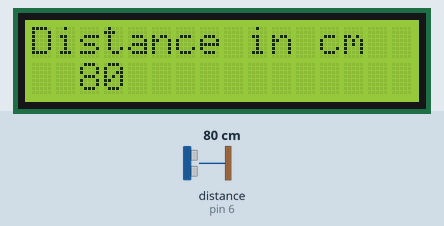
Recording of a sketch running on a simulated Arduino Uno, built with avr-gcc and run on an emulated ATmega328P. On the bench: 16×2 character LCD. Wiring (inferred from the names in the program): ultrasonic range finder: trigger pin 7; echo pin 6. Inputs (shaded band) come from the test bench; at power-on: distance to the obstacle (sensor on pin 6) 80 cm. The echo pulse lasts 58.3 µs per cm; what the sketch prints to the serial monitor is not drawn.

Above: at 4.2 s.
4.3 s: distance to the obstacle (sensor on pin 6) set to 2 cm
At 5.2 s:
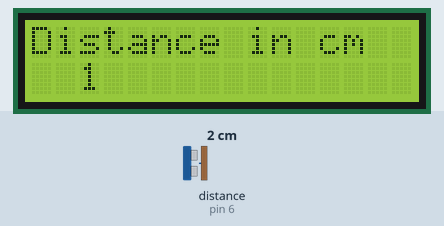
6.0 s: distance to the obstacle (sensor on pin 6) set to 120 cm
At 7.0 s:
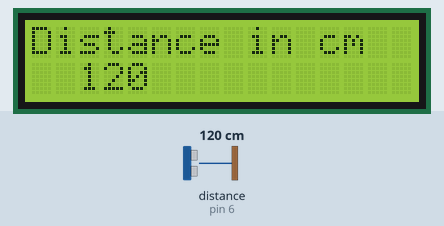
9.0 s: distance to the obstacle (sensor on pin 6) set to 4 cm
At 10.3 s:
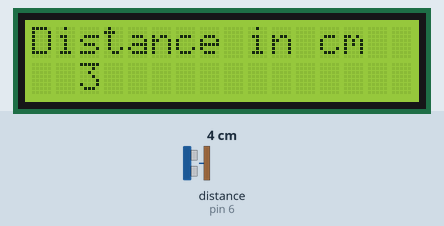
10.7 s: distance to the obstacle (sensor on pin 6) set to 35 cm
At 11.2 s:
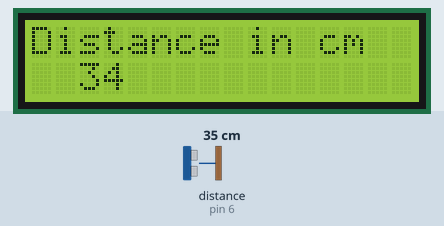
Timing chart, 0 to 13.7 s (numbered marks = the images above; inputs shaded):
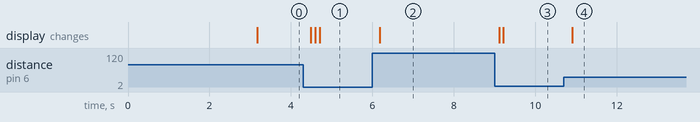

Measured:
- after the input at 4.3 s, the display: changes after 0.19 s (image 1)
- after the input at 6.0 s, the display: changes after 0.19 s (image 2)
- after the input at 9.0 s, the display: first changes after 0.11 s (image 3 shows a later state)
- after the input at 10.7 s, the display: changes after 0.21 s (image 4)

The sketch:

Ultrasound_Display.ino
```cpp
#include <LiquidCrystal.h>

// LCD pins <--> Arduino pins
const int RS = 11, EN = 12, D4 = 2, D5 = 3, D6 = 4, D7 = 5;
LiquidCrystal lcd(RS, EN, D4, D5, D6, D7);

const int pingPin = 7; // Trigger Pin of Ultrasonic Sensor
const int echoPin = 6; // Echo Pin of Ultrasonic Sensor

void setup()
{

  Serial.begin(9600); // Starting Serial Terminal

  lcd.begin(16, 2); // set up number of columns and rows

  lcd.setCursor(0, 0);         // move cursor to   (0, 0)
  lcd.print("Hassan");        // print message at (0, 0)
  lcd.setCursor(2, 1);         // move cursor to   (2, 1)
  lcd.print("IM Project"); // print message at (2, 1)
delay(3000);


}


void display_sensor_value(long distance){
  lcd.clear();
    lcd.setCursor(0, 0);         // move cursor to   (0, 0)
  lcd.print("Distance in cm");        // print message at (0, 0)
  lcd.setCursor(2, 1);         // move cursor to   (2, 1)
  lcd.print(distance); // print message at (2, 1)
}


void ultrasound_sense(){
     long duration, inches, cm;
   pinMode(pingPin, OUTPUT);
   digitalWrite(pingPin, LOW);
   delayMicroseconds(2);
   digitalWrite(pingPin, HIGH);
   delayMicroseconds(10);
   digitalWrite(pingPin, LOW);
   pinMode(echoPin, INPUT);
   duration = pulseIn(echoPin, HIGH);
   inches = microsecondsToInches(duration);
   cm = microsecondsToCentimeters(duration);
   Serial.print(inches);
   Serial.print("in, ");
   Serial.print(cm);
   Serial.print("cm");
   Serial.println();
   delay(100);
   display_sensor_value(cm);
}

long microsecondsToInches(long microseconds) {
   return microseconds / 74 / 2;
}

long microsecondsToCentimeters(long microseconds) {
   return microseconds / 29 / 2;
}


void loop()
{
  ultrasound_sense();

}
```
